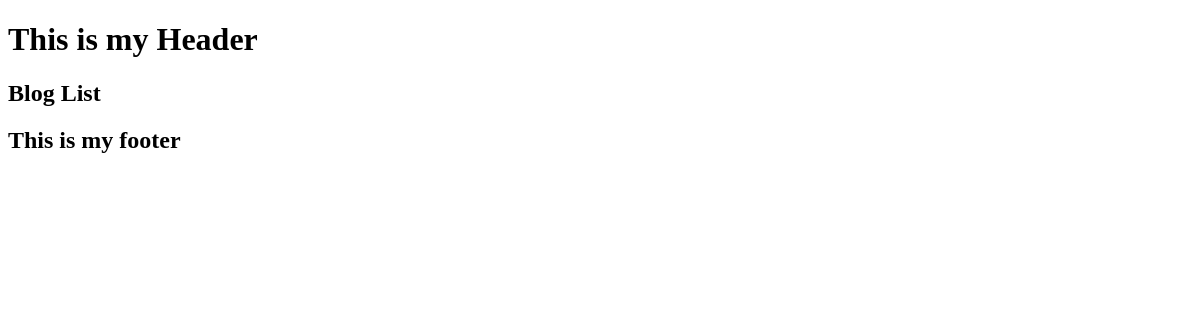
Before: / with the older database file.
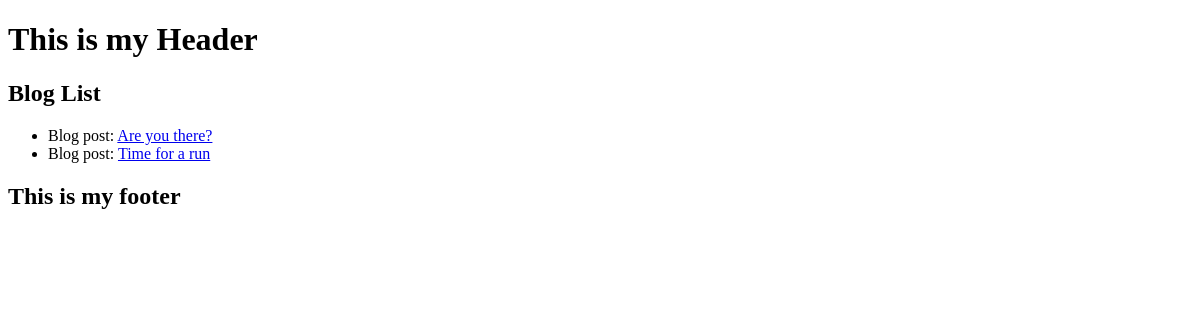
After: the same page with the newer database file.
### blog/models.py (models this page shows, shortened)
class Blog(models.Model):
  title = models.CharField(max_length=64)
  author = models.ForeignKey('auth.user', on_delete=models.CASCADE)
  body = models.TextField(default='Enter Descriptions')

### blog/views.py (the view)
# urls.py: path('', HomePageView.as_view(), name = 'home'),
class HomePageView(ListView):
  template_name = 'home.html'
  model = Blog

### templates/home.html (shortened to what this page needs)
{% extends 'base.html' %}
{% block content %}
    <h2>Blog List</h2>
    <ul>
      {% for blog in object_list %}
        <li>Blog post: <a href= "{% url 'blog' blog.id %}">{{ blog.title }}</a></li>
      {% endfor %}
    </ul>
{% endblock content %}

### templates/base.html (shortened to what this page needs)
<!DOCTYPE html>
<html lang="en">
  <head>
</head>
<body>
  <header>
    <h1>This is my Header</h1>
  </header>
  <main>
    {% block content %}{% endblock content %}
  </main>
  <footer>
    <h2>This is my footer</h2>
  </footer>
</body>
</html>

Changed rows visible on the page:
added Blog: title "Are you there?"
added Blog: title "Time for a run"
